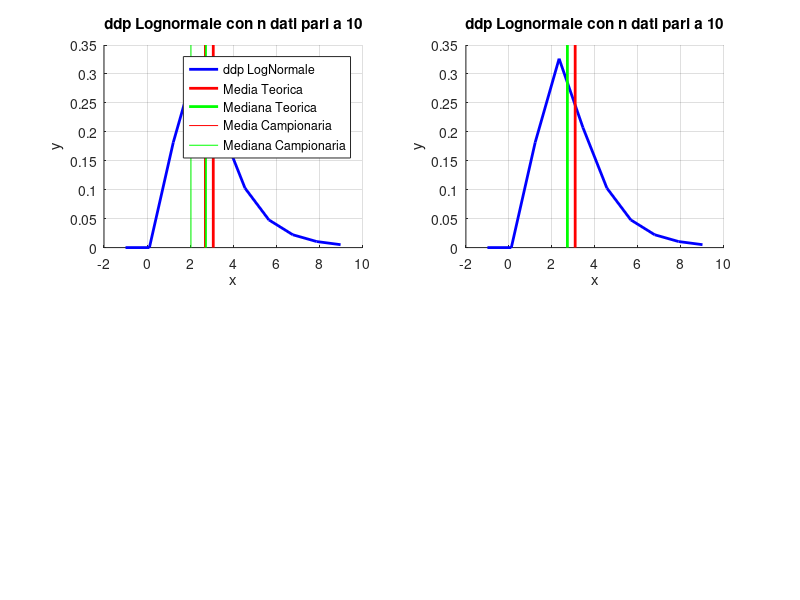

Write MATLAB code to recreate this figure. (Note: this script raises an error after producing the figure.)
%% 38 Lab4 Random variables parte 2 - Parte 2
%   Stimo e disegno Moda e Media un vettore di Dati.
%   Disegnerò 2 figure
%   La prima a partire da pochi dati e la seconda partendo da più dati
%  - La Moda  -> Il valore di x per cui ddp(x) raggiunge il suo massimo
%  - La Media -> Il centro della distribuzione. FDD^-1(0.5) = icdf(VC, 0.5)

clear
clc
close all

%% INIZIALIZZAZIONE
n1 = 10;    %VALORE ARBITRARIO
n2 = 700;   %VALORE ARBITRARIO
outliers =1000;
m = 1;
sigma = 0.5;
LogNormal_VC = makedist('LogNormal', 'mu', m, 'sigma', sigma);

%% TROVO I VALORI TEORICI MEDIANTE LA FUNZIONE icdf CHE SAREBBE LA FDD^1(X)
Mean_theo   = exp(m+(sigma^2)/2);
Median_theo = icdf(LogNormal_VC, 0.5);

for i = 1:4 % Uso il ciclo for per non ricopiare il Codice.
    %% PREPARO LA FIGURA PER I GRAFICI
    if (i == 1)||(i == 2)
        n = n1;
    else
        n = n2;
    end
    
    figure(1);
    subplot(2,2,i);
    title(['ddp Lognormale con n dati pari a ',num2str(n)]);
    grid on;
    hold on;
    xlabel('x');
    ylabel('y');

    %% DISEGNO IL GRAFICO DEI VALORI TEORICI      
    x_values = linspace(m-4*sigma, m+16*sigma, n);
    y_values = pdf(LogNormal_VC, x_values);

    plot(x_values,y_values,'b-','Linewidth', 2 );
    plot([Mean_theo,   Mean_theo  ],[0,0.35],'r-','Linewidth', 2); %Disgno l'asintoto sulla media
    plot([Median_theo, Median_theo],[0,0.35],'g-','Linewidth', 2); %Disgno l'asintoto sulla media_teorica

    %% GENERO VALORI CASUALI E STIMA PARAMETRI CAMPIONARI 
    rng(2);
    X = random(LogNormal_VC,n,1);
    
    % Inserisco un grosso outlaiers nelle figure 2 E 4
    if (i == 2)||(i == 4)
        X = [X;outliers];
        subtitle(['Aggiungo un outliers pari a ',num2str(outliers)]);
    end
    Mean_sample   = mean(X);
    Median_sample = median(X);

    %% DISEGNO NEL GRAFICO I VALORI CAMPIONARI
    hold on;
    plot([Mean_sample,   Mean_sample],[0,0.35],'r-' );     %Disgno l'asintoto sulla media
    plot([Median_sample, Median_sample],[0,0.35],'g-' );     %Disgno l'asintoto sulla mediana
    legend('ddp LogNormale','Media Teorica','Mediana Teorica','Media Campionaria','Mediana Campionaria');
end

%% MEDIANA CAMPIONARIA
% Il suo vantaggio è la Robustezza verso gli Outlaiers
% Perchè aggiungendo al vettore X un valore che supera di molti ordini di
% grandezza gli altri valori già presentei, la Media_Campionaria ne
% risentirebbe molto, mentre la Mediana_Campionaria ne risentirebbe molto
% meno perchè rimarebbe sempre al Centro della Distribuzione.



